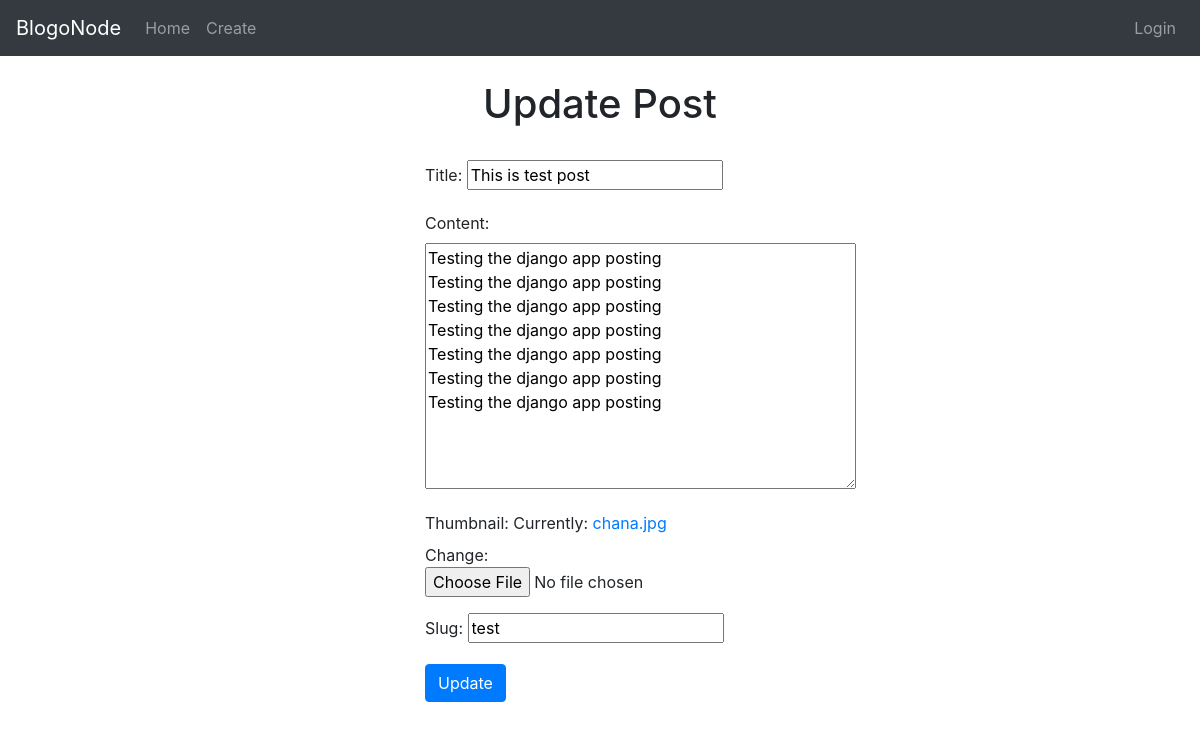
Screenshot of /test/update/ with the database file from the repository.
### posts/models.py (models this page shows, shortened)
class Post(models.Model):
    title = models.CharField(max_length=100)
    content = models.TextField()
    thumbnail = models.ImageField()
    publish_date = models.DateTimeField(auto_now_add=True)
    last_updated = models.DateTimeField(auto_now=True)
    author = models.ForeignKey(User, on_delete=models.CASCADE)
    slug = models.SlugField(max_length=50,null=False, unique=True)

### posts/views.py (the view, shortened to what this page needs)
# urls.py: path('<slug>/update/',PostUpdateView.as_view(),name='post_update'),
class PostUpdateView(UpdateView):
    model = Post
    form_class = PostForm
    def get_context_data(self,**kwargs):
        context = super().get_context_data(**kwargs)
        context['view_type'] = 'Update'
        return context

### posts/forms.py
class PostForm(forms.ModelForm):
    class Meta:
        model = Post
        exclude = ['author']

### posts/templates/posts/post_form.html (shortened to what this page needs)
{% extends "posts/base.html" %}
{% block content %}
<div class="container">
    <div class="row">
        <div class="col-4 offset-4">
    <h1 class="text-center py-4">{{view_type}} Post </h1>
    <form method="post" enctype="multipart/form-data">
        {{ form.as_p }}
        <button type="submit" class="btn btn-primary">{{view_type|title}}</button>
    </form>
</div>
</div>
</div>
{% endblock content %}

### rows the page displays
Post: title "This is test post", content "Testing the django app posting Testing the django app posting Testing the django app posting Testing the django app posting Testing the django app posting Testing the django app posting Testing the django app posting", slug "test"

### other values shown
{{ view_type }} "Update"
{{ view_type|title }} "Update"
